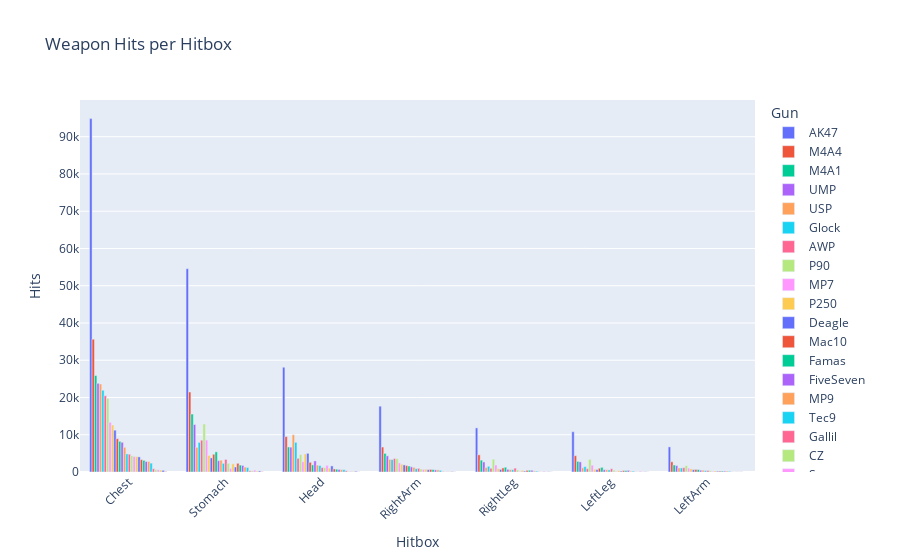

The notebook cell saved with this chart:
### Code cell
import pandas as pd
import plotly.express as px

# Supondo que você já tem seu dataframe weapon_events

# Group by Hitbox and Gun, then summarize Hits
grouped_data = weapon_events.groupby(['hitbox', 'wp']).size().reset_index(name='Hits')
# Ordenar os dados por 'Hits' em ordem decrescente
grouped_data = grouped_data.sort_values(by='Hits', ascending=False)

# Filter Hits > 20 and Hitbox != 'Generic'
filtered_data = grouped_data[(grouped_data['Hits'] > 20) & (grouped_data['hitbox'] != 'Generic')]

# Plot
fig = px.bar(filtered_data, x='hitbox', y='Hits', color='wp', 
             labels={'hitbox': 'Hitbox', 'Hits': 'Hits', 'wp': 'Gun'},
             title='Weapon Hits per Hitbox',
             barmode='group')

# Rotate x-axis labels
fig.update_layout(xaxis_tickangle=-45)

# Show the plot
fig.show()

### Figure 1 — Plotly figure (JSON) as saved in the notebook; plotly's stock layout.template omitted (floating-point values rounded to 4 significant figures)
{"data": [{"alignmentgroup": "True", "hovertemplate": "Gun=AK47<br>Hitbox=%{x}<br>Hits=%{y}<extra></extra>", "legendgroup": "AK47", "marker": {"color": "#636efa", "pattern": {"shape": ""}}, "name": "AK47", "offsetgroup": "AK47", "orientation": "v", "showlegend": true, "textposition": "auto", "type": "bar", "x": ["Chest", "Stomach", "Head", "RightArm", "RightLeg", "LeftLeg", "LeftArm"], "xaxis": "x", "y": [94857, 54572, 28113, 17663, 11838, 10817, 6740], "yaxis": "y"}, {"alignmentgroup": "True", "hovertemplate": "Gun=M4A4<br>Hitbox=%{x}<br>Hits=%{y}<extra></extra>", "legendgroup": "M4A4", "marker": {"color": "#EF553B", "pattern": {"shape": ""}}, "name": "M4A4", "offsetgroup": "M4A4", "orientation": "v", "showlegend": true, "textposition": "auto", "type": "bar", "x": ["Chest", "Stomach", "Head", "RightArm", "RightLeg", "LeftLeg", "LeftArm"], "xaxis": "x", "y": [35641, 21472, 9498, 6700, 4611, 4375, 2741], "yaxis": "y"}, {"alignmentgroup": "True", "hovertemplate": "Gun=M4A1<br>Hitbox=%{x}<br>Hits=%{y}<extra></extra>", "legendgroup": "M4A1", "marker": {"color": "#00cc96", "pattern": {"shape": ""}}, "name": "M4A1", "offsetgroup": "M4A1", "orientation": "v", "showlegend": true, "textposition": "auto", "type": "bar", "x": ["Chest", "Stomach", "Head", "RightArm", "RightLeg", "LeftLeg", "LeftArm"], "xaxis": "x", "y": [25896, 15558, 6712, 4989, 3176, 2843, 1880], "yaxis": "y"}, {"alignmentgroup": "True", "hovertemplate": "Gun=UMP<br>Hitbox=%{x}<br>Hits=%{y}<extra></extra>", "legendgroup": "UMP", "marker": {"color": "#ab63fa", "pattern": {"shape": ""}}, "name": "UMP", "offsetgroup": "UMP", "orientation": "v", "showlegend": true, "textposition": "auto", "type": "bar", "x": ["Chest", "Stomach", "Head", "RightArm", "LeftLeg", "RightLeg", "LeftArm"], "xaxis": "x", "y": [23800, 12747, 6670, 4339, 2713, 2701, 1712], "yaxis": "y"}, {"alignmentgroup": "True", "hovertemplate": "Gun=USP<br>Hitbox=%{x}<br>Hits=%{y}<extra></extra>", "legendgroup": "USP", "marker": {"color": "#FFA15A", "pattern": {"shape": ""}}, "name": "USP", "offsetgroup": "USP", "orientation": "v", "showlegend": true, "textposition": "auto", "type": "bar", "x": ["Chest", "Head", "Stomach", "RightArm", "RightLeg", "LeftLeg", "LeftArm"], "xaxis": "x", "y": [23613, 9984, 6610, 3394, 1215, 1118, 1089], "yaxis": "y"}, {"alignmentgroup": "True", "hovertemplate": "Gun=Glock<br>Hitbox=%{x}<br>Hits=%{y}<extra></extra>", "legendgroup": "Glock", "marker": {"color": "#19d3f3", "pattern": {"shape": ""}}, "name": "Glock", "offsetgroup": "Glock", "orientation": "v", "showlegend": true, "textposition": "auto", "type": "bar", "x": ["Chest", "Head", "Stomach", "RightArm", "RightLeg", "LeftLeg", "LeftArm"], "xaxis": "x", "y": [21952, 7965, 7945, 3328, 1519, 1435, 1085], "yaxis": "y"}, {"alignmentgroup": "True", "hovertemplate": "Gun=AWP<br>Hitbox=%{x}<br>Hits=%{y}<extra></extra>", "legendgroup": "AWP", "marker": {"color": "#FF6692", "pattern": {"shape": ""}}, "name": "AWP", "offsetgroup": "AWP", "orientation": "v", "showlegend": true, "textposition": "auto", "type": "bar", "x": ["Chest", "Stomach", "Head", "RightArm", "LeftArm", "RightLeg", "LeftLeg"], "xaxis": "x", "y": [20471, 8534, 3681, 3626, 1175, 1006, 878], "yaxis": "y"}, {"alignmentgroup": "True", "hovertemplate": "Gun=P90<br>Hitbox=%{x}<br>Hits=%{y}<extra></extra>", "legendgroup": "P90", "marker": {"color": "#B6E880", "pattern": {"shape": ""}}, "name": "P90", "offsetgroup": "P90", "orientation": "v", "showlegend": true, "textposition": "auto", "type": "bar", "x": ["Chest", "Stomach", "Head", "RightArm", "RightLeg", "LeftLeg", "LeftArm"], "xaxis": "x", "y": [19764, 12889, 4667, 3578, 3427, 3384, 1735], "yaxis": "y"}, {"alignmentgroup": "True", "hovertemplate": "Gun=MP7<br>Hitbox=%{x}<br>Hits=%{y}<extra></extra>", "legendgroup": "MP7", "marker": {"color": "#FF97FF", "pattern": {"shape": ""}}, "name": "MP7", "offsetgroup": "MP7", "orientation": "v", "showlegend": true, "textposition": "auto", "type": "bar", "x": ["Chest", "Stomach", "Head", "RightArm", "RightLeg", "LeftLeg", "LeftArm"], "xaxis": "x", "y": [13337, 8566, 2752, 2444, 1878, 1822, 1044], "yaxis": "y"}, {"alignmentgroup": "True", "hovertemplate": "Gun=P250<br>Hitbox=%{x}<br>Hits=%{y}<extra></extra>", "legendgroup": "P250", "marker": {"color": "#FECB52", "pattern": {"shape": ""}}, "name": "P250", "offsetgroup": "P250", "orientation": "v", "showlegend": true, "textposition": "auto", "type": "bar", "x": ["Chest", "Head", "Stomach", "RightArm", "RightLeg", "LeftArm", "LeftLeg"], "xaxis": "x", "y": [12599, 4834, 4436, 2081, 896, 840, 741], "yaxis": "y"}, {"alignmentgroup": "True", "hovertemplate": "Gun=Deagle<br>Hitbox=%{x}<br>Hits=%{y}<extra></extra>", "legendgroup": "Deagle", "marker": {"color": "#636efa", "pattern": {"shape": ""}}, "name": "Deagle", "offsetgroup": "Deagle", "orientation": "v", "showlegend": true, "textposition": "auto", "type": "bar", "x": ["Chest", "Head", "Stomach", "RightArm", "RightLeg", "LeftLeg", "LeftArm"], "xaxis": "x", "y": [11228, 5010, 3786, 1900, 693, 646, 611], "yaxis": "y"}, {"alignmentgroup": "True", "hovertemplate": "Gun=Mac10<br>Hitbox=%{x}<br>Hits=%{y}<extra></extra>", "legendgroup": "Mac10", "marker": {"color": "#EF553B", "pattern": {"shape": ""}}, "name": "Mac10", "offsetgroup": "Mac10", "orientation": "v", "showlegend": true, "textposition": "auto", "type": "bar", "x": ["Chest", "Stomach", "Head", "RightArm", "RightLeg", "LeftLeg", "LeftArm"], "xaxis": "x", "y": [8935, 4760, 2600, 1714, 1093, 1010, 684], "yaxis": "y"}, {"alignmentgroup": "True", "hovertemplate": "Gun=Famas<br>Hitbox=%{x}<br>Hits=%{y}<extra></extra>", "legendgroup": "Famas", "marker": {"color": "#00cc96", "pattern": {"shape": ""}}, "name": "Famas", "offsetgroup": "Famas", "orientation": "v", "showlegend": true, "textposition": "auto", "type": "bar", "x": ["Chest", "Stomach", "Head", "RightArm", "RightLeg", "LeftLeg", "LeftArm"], "xaxis": "x", "y": [8222, 5407, 1909, 1598, 1283, 1248, 644], "yaxis": "y"}, {"alignmentgroup": "True", "hovertemplate": "Gun=FiveSeven<br>Hitbox=%{x}<br>Hits=%{y}<extra></extra>", "legendgroup": "FiveSeven", "marker": {"color": "#ab63fa", "pattern": {"shape": ""}}, "name": "FiveSeven", "offsetgroup": "FiveSeven", "orientation": "v", "showlegend": true, "textposition": "auto", "type": "bar", "x": ["Chest", "Stomach", "Head", "RightArm", "RightLeg", "LeftLeg", "LeftArm"], "xaxis": "x", "y": [7975, 3036, 2975, 1386, 713, 616, 487], "yaxis": "y"}, {"alignmentgroup": "True", "hovertemplate": "Gun=MP9<br>Hitbox=%{x}<br>Hits=%{y}<extra></extra>", "legendgroup": "MP9", "marker": {"color": "#FFA15A", "pattern": {"shape": ""}}, "name": "MP9", "offsetgroup": "MP9", "orientation": "v", "showlegend": true, "textposition": "auto", "type": "bar", "x": ["Chest", "Stomach", "Head", "RightArm", "RightLeg", "LeftLeg", "LeftArm"], "xaxis": "x", "y": [6622, 3158, 1840, 1245, 653, 603, 492], "yaxis": "y"}, {"alignmentgroup": "True", "hovertemplate": "Gun=Tec9<br>Hitbox=%{x}<br>Hits=%{y}<extra></extra>", "legendgroup": "Tec9", "marker": {"color": "#19d3f3", "pattern": {"shape": ""}}, "name": "Tec9", "offsetgroup": "Tec9", "orientation": "v", "showlegend": true, "textposition": "auto", "type": "bar", "x": ["Chest", "Stomach", "Head", "RightArm", "RightLeg", "LeftLeg", "LeftArm"], "xaxis": "x", "y": [4855, 2318, 1721, 898, 624, 559, 364], "yaxis": "y"}, {"alignmentgroup": "True", "hovertemplate": "Gun=Gallil<br>Hitbox=%{x}<br>Hits=%{y}<extra></extra>", "legendgroup": "Gallil", "marker": {"color": "#FF6692", "pattern": {"shape": ""}}, "name": "Gallil", "offsetgroup": "Gallil", "orientation": "v", "showlegend": true, "textposition": "auto", "type": "bar", "x": ["Chest", "Stomach", "Head", "RightLeg", "RightArm", "LeftLeg", "LeftArm"], "xaxis": "x", "y": [4774, 3374, 1184, 1041, 978, 873, 411], "yaxis": "y"}, {"alignmentgroup": "True", "hovertemplate": "Gun=CZ<br>Hitbox=%{x}<br>Hits=%{y}<extra></extra>", "legendgroup": "CZ", "marker": {"color": "#B6E880", "pattern": {"shape": ""}}, "name": "CZ", "offsetgroup": "CZ", "orientation": "v", "showlegend": true, "textposition": "auto", "type": "bar", "x": ["Chest", "Stomach", "Head", "RightArm", "RightLeg", "LeftLeg", "LeftArm"], "xaxis": "x", "y": [4364, 2330, 1175, 804, 548, 481, 359], "yaxis": "y"}, {"alignmentgroup": "True", "hovertemplate": "Gun=Scout<br>Hitbox=%{x}<br>Hits=%{y}<extra></extra>", "legendgroup": "Scout", "marker": {"color": "#FF97FF", "pattern": {"shape": ""}}, "name": "Scout", "offsetgroup": "Scout", "orientation": "v", "showlegend": true, "textposition": "auto", "type": "bar", "x": ["Chest", "Head", "Stomach", "RightArm", "LeftArm", "RightLeg", "LeftLeg"], "xaxis": "x", "y": [4141, 1787, 960, 701, 204, 169, 155], "yaxis": "y"}, {"alignmentgroup": "True", "hovertemplate": "Gun=SG556<br>Hitbox=%{x}<br>Hits=%{y}<extra></extra>", "legendgroup": "SG556", "marker": {"color": "#FECB52", "pattern": {"shape": ""}}, "name": "SG556", "offsetgroup": "SG556", "orientation": "v", "showlegend": true, "textposition": "auto", "type": "bar", "x": ["Chest", "Stomach", "Head", "RightArm", "RightLeg", "LeftLeg", "LeftArm"], "xaxis": "x", "y": [4138, 2190, 1025, 735, 431, 374, 275], "yaxis": "y"}, {"alignmentgroup": "True", "hovertemplate": "Gun=P2000<br>Hitbox=%{x}<br>Hits=%{y}<extra></extra>", "legendgroup": "P2000", "marker": {"color": "#636efa", "pattern": {"shape": ""}}, "name": "P2000", "offsetgroup": "P2000", "orientation": "v", "showlegend": true, "textposition": "auto", "type": "bar", "x": ["Chest", "Head", "Stomach", "RightArm", "RightLeg", "LeftLeg", "LeftArm"], "xaxis": "x", "y": [4060, 1631, 1349, 612, 245, 238, 215], "yaxis": "y"}, {"alignmentgroup": "True", "hovertemplate": "Gun=AUG<br>Hitbox=%{x}<br>Hits=%{y}<extra></extra>", "legendgroup": "AUG", "marker": {"color": "#EF553B", "pattern": {"shape": ""}}, "name": "AUG", "offsetgroup": "AUG", "orientation": "v", "showlegend": true, "textposition": "auto", "type": "bar", "x": ["Chest", "Stomach", "Head", "RightArm", "RightLeg", "LeftLeg", "LeftArm"], "xaxis": "x", "y": [3316, 2330, 816, 689, 438, 369, 239], "yaxis": "y"}, {"alignmentgroup": "True", "hovertemplate": "Gun=XM1014<br>Hitbox=%{x}<br>Hits=%{y}<extra></extra>", "legendgroup": "XM1014", "marker": {"color": "#00cc96", "pattern": {"shape": ""}}, "name": "XM1014", "offsetgroup": "XM1014", "orientation": "v", "showlegend": true, "textposition": "auto", "type": "bar", "x": ["Chest", "Stomach", "Head", "RightArm", "RightLeg", "LeftLeg", "LeftArm"], "xaxis": "x", "y": [3122, 1856, 751, 640, 470, 392, 242], "yaxis": "y"}, {"alignmentgroup": "True", "hovertemplate": "Gun=Bizon<br>Hitbox=%{x}<br>Hits=%{y}<extra></extra>", "legendgroup": "Bizon", "marker": {"color": "#ab63fa", "pattern": {"shape": ""}}, "name": "Bizon", "offsetgroup": "Bizon", "orientation": "v", "showlegend": true, "textposition": "auto", "type": "bar", "x": ["Chest", "Stomach", "Head", "RightArm", "RightLeg", "LeftLeg", "LeftArm"], "xaxis": "x", "y": [2818, 1751, 686, 562, 465, 437, 242], "yaxis": "y"}, {"alignmentgroup": "True", "hovertemplate": "Gun=Swag7<br>Hitbox=%{x}<br>Hits=%{y}<extra></extra>", "legendgroup": "Swag7", "marker": {"color": "#FFA15A", "pattern": {"shape": ""}}, "name": "Swag7", "offsetgroup": "Swag7", "orientation": "v", "showlegend": true, "textposition": "auto", "type": "bar", "x": ["Chest", "Stomach", "Head", "RightArm", "RightLeg", "LeftArm", "LeftLeg"], "xaxis": "x", "y": [2801, 1324, 628, 575, 244, 231, 210], "yaxis": "y"}, {"alignmentgroup": "True", "hovertemplate": "Gun=Nova<br>Hitbox=%{x}<br>Hits=%{y}<extra></extra>", "legendgroup": "Nova", "marker": {"color": "#19d3f3", "pattern": {"shape": ""}}, "name": "Nova", "offsetgroup": "Nova", "orientation": "v", "showlegend": true, "textposition": "auto", "type": "bar", "x": ["Chest", "Stomach", "Head", "RightArm", "RightLeg", "LeftLeg", "LeftArm"], "xaxis": "x", "y": [2379, 1201, 625, 451, 228, 223, 188], "yaxis": "y"}, {"alignmentgroup": "True", "hovertemplate": "Gun=DualBarettas<br>Hitbox=%{x}<br>Hits=%{y}<extra></extra>", "legendgroup": "DualBarettas", "marker": {"color": "#FF6692", "pattern": {"shape": ""}}, "name": "DualBarettas", "offsetgroup": "DualBarettas", "orientation": "v", "showlegend": true, "textposition": "auto", "type": "bar", "x": ["Chest", "Head", "Stomach", "RightArm", "RightLeg", "LeftLeg", "LeftArm"], "xaxis": "x", "y": [858, 319, 310, 133, 77, 57, 48], "yaxis": "y"}, {"alignmentgroup": "True", "hovertemplate": "Gun=Scar20<br>Hitbox=%{x}<br>Hits=%{y}<extra></extra>", "legendgroup": "Scar20", "marker": {"color": "#B6E880", "pattern": {"shape": ""}}, "name": "Scar20", "offsetgroup": "Scar20", "orientation": "v", "showlegend": true, "textposition": "auto", "type": "bar", "x": ["Chest", "Stomach", "Head", "RightArm", "LeftLeg", "RightLeg", "LeftArm"], "xaxis": "x", "y": [618, 342, 154, 99, 70, 43, 33], "yaxis": "y"}, {"alignmentgroup": "True", "hovertemplate": "Gun=Negev<br>Hitbox=%{x}<br>Hits=%{y}<extra></extra>", "legendgroup": "Negev", "marker": {"color": "#FF97FF", "pattern": {"shape": ""}}, "name": "Negev", "offsetgroup": "Negev", "orientation": "v", "showlegend": true, "textposition": "auto", "type": "bar", "x": ["Chest", "Stomach", "LeftLeg", "RightLeg", "Head", "RightArm", "LeftArm"], "xaxis": "x", "y": [596, 482, 194, 187, 150, 124, 57], "yaxis": "y"}, {"alignmentgroup": "True", "hovertemplate": "Gun=SawedOff<br>Hitbox=%{x}<br>Hits=%{y}<extra></extra>", "legendgroup": "SawedOff", "marker": {"color": "#FECB52", "pattern": {"shape": ""}}, "name": "SawedOff", "offsetgroup": "SawedOff", "orientation": "v", "showlegend": true, "textposition": "auto", "type": "bar", "x": ["Chest", "Stomach", "Head", "RightArm", "LeftLeg", "RightLeg", "LeftArm"], "xaxis": "x", "y": [514, 244, 147, 104, 66, 53, 45], "yaxis": "y"}, {"alignmentgroup": "True", "hovertemplate": "Gun=G3SG1<br>Hitbox=%{x}<br>Hits=%{y}<extra></extra>", "legendgroup": "G3SG1", "marker": {"color": "#636efa", "pattern": {"shape": ""}}, "name": "G3SG1", "offsetgroup": "G3SG1", "orientation": "v", "showlegend": true, "textposition": "auto", "type": "bar", "x": ["Chest", "Stomach", "Head", "RightArm", "RightLeg", "LeftLeg", "LeftArm"], "xaxis": "x", "y": [450, 287, 192, 102, 71, 65, 26], "yaxis": "y"}, {"alignmentgroup": "True", "hovertemplate": "Gun=M249<br>Hitbox=%{x}<br>Hits=%{y}<extra></extra>", "legendgroup": "M249", "marker": {"color": "#EF553B", "pattern": {"shape": ""}}, "name": "M249", "offsetgroup": "M249", "orientation": "v", "showlegend": true, "textposition": "auto", "type": "bar", "x": ["Chest", "Stomach", "Head", "LeftLeg", "RightArm", "RightLeg"], "xaxis": "x", "y": [109, 68, 25, 24, 21, 21], "yaxis": "y"}], "layout": {"barmode": "group", "legend": {"title": {"text": "Gun"}, "tracegroupgap": 0}, "title": {"text": "Weapon Hits per Hitbox"}, "xaxis": {"anchor": "y", "domain": [0, 1], "tickangle": -45, "title": {"text": "Hitbox"}}, "yaxis": {"anchor": "x", "domain": [0, 1], "title": {"text": "Hits"}}}}
